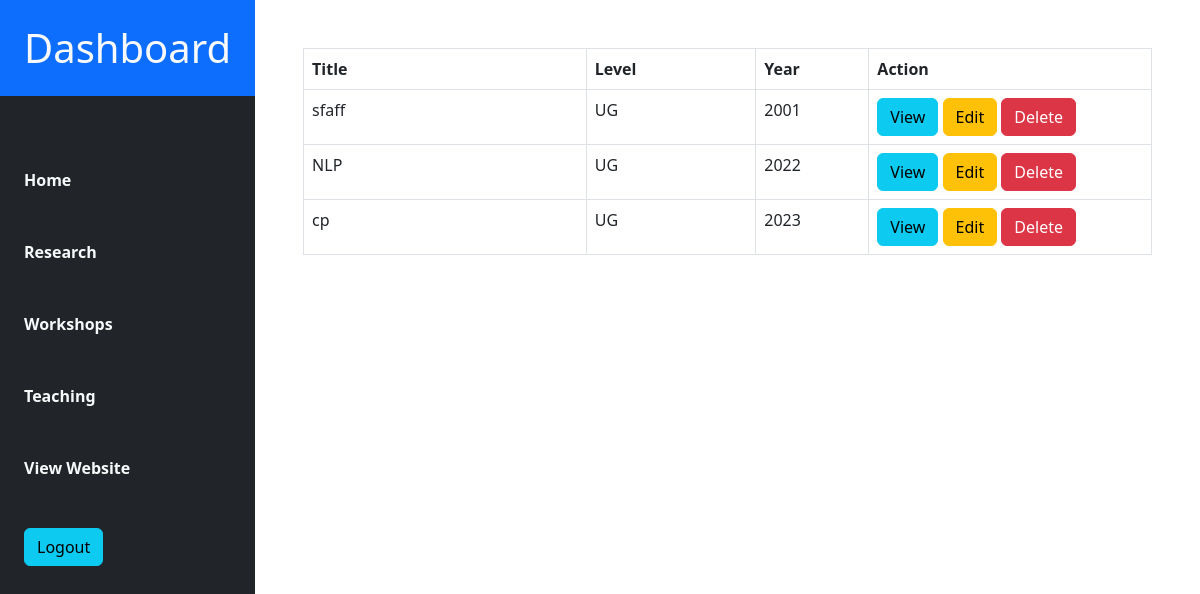
The page /dpb/admin/teaching/tindex.php (signed in) on the database its author committed.
### tables this page shows
CREATE TABLE `teaching` (
  `id` int(11) NOT NULL,
  `course_title` varchar(255) NOT NULL,
  `course_level` varchar(255) NOT NULL,
  `course_year` int(11) NOT NULL,
  `user_id` varchar(255) NOT NULL
);

### dpb/admin/teaching/tindex.php (the view, shortened to what this page needs)
<!DOCTYPE html>
<html lang="en">
<head>
    <link rel="stylesheet" href="https://cdn.jsdelivr.net/npm/bootstrap@5.2.3/dist/css/bootstrap.min.css">
</head>
<body>
    <div class="dashboard d-flex justify-content-between">
        <div class="sidebar bg-dark vh-100">
            <h1 class="bg-primary p-4"><a href="../authentication/dashboard.php" class="text-light text-decoration-none">Dashboard</a></h1>
            <div class="menues p-4 mt-5">
                <div class="menu">
                    <a href="../home/home.php" class="text-light text-decoration-none"><strong>Home </strong></a>
                </div>
                <div class="menu mt-5">
                    <a href="../research/research.php" class="text-light text-decoration-none"><strong>Research </strong></a>
                </div>
                <div class="menu mt-5">
                    <a href="../workshop/workshop.php" class="text-light text-decoration-none"><strong>Workshops</strong></a>
                </div>
                <div class="menu mt-5">
                    <a href="teaching.php" class="text-light text-decoration-none"><strong>Teaching</strong></a>
                </div>
                <div class="menu mt-5">
                    <a href="../view/index.php" class="text-light text-decoration-none"><strong>View Website</strong></a>
                </div>
                <div class="menu mt-5">
                    <a href="../authentication/logout.php" class="btn btn-info">Logout</a>
                </div>
            </div>
       </div>
<div class="posts-list w-100 p-5">
<table class="table table-bordered">
  <thead>
    <tr>
      <th style="width:25%;">Title</th>
      <th style="width:15%;">Level</th>
      <th style="width:10%;">Year</th>
      <th style="width:25%;">Action</th>
    </tr>
  </thead>
  <tbody>
      <?php
     include('../../connect.php');
     $logged_in_user_id = $_SESSION['user_id'];
     $sqlSelect = "SELECT * FROM teaching WHERE user_id = $logged_in_user_id";
     $result = mysqli_query($conn, $sqlSelect);
     if (mysqli_num_rows($result) > 0) {
       while ($row = mysqli_fetch_assoc($result)) {
         ?>
          <tr>
            <td><?php echo $row['course_title']; ?></td>
            <td><?php echo $row['course_level']; ?></td>
            <td><?php echo $row['course_year']; ?></td>
            <td>
              <a class="btn btn-info" href="view_course.php?id=<?php echo $row['id']; ?>">View</a>
              <a class="btn btn-warning" href="edit_course.php?id=<?php echo $row['id']; ?>">Edit</a>
              <a class="btn btn-danger" href="delete_course.php?id=<?php echo $row['id']; ?>">Delete</a>
            </td>
          </tr>
          <?php
        }
      } else {
        echo '<tr><td colspan="4">No courses found in the database.</td></tr>';
      }
      ?>
  </tbody>
</table>
</div>
</div>
</body>
</html>

### rows shown on the page
teaching: course_title "sfaff", course_level "UG", course_year "2001"
teaching: course_title "NLP", course_level "UG", course_year "2022"
teaching: course_title "cp", course_level "UG", course_year "2023"
